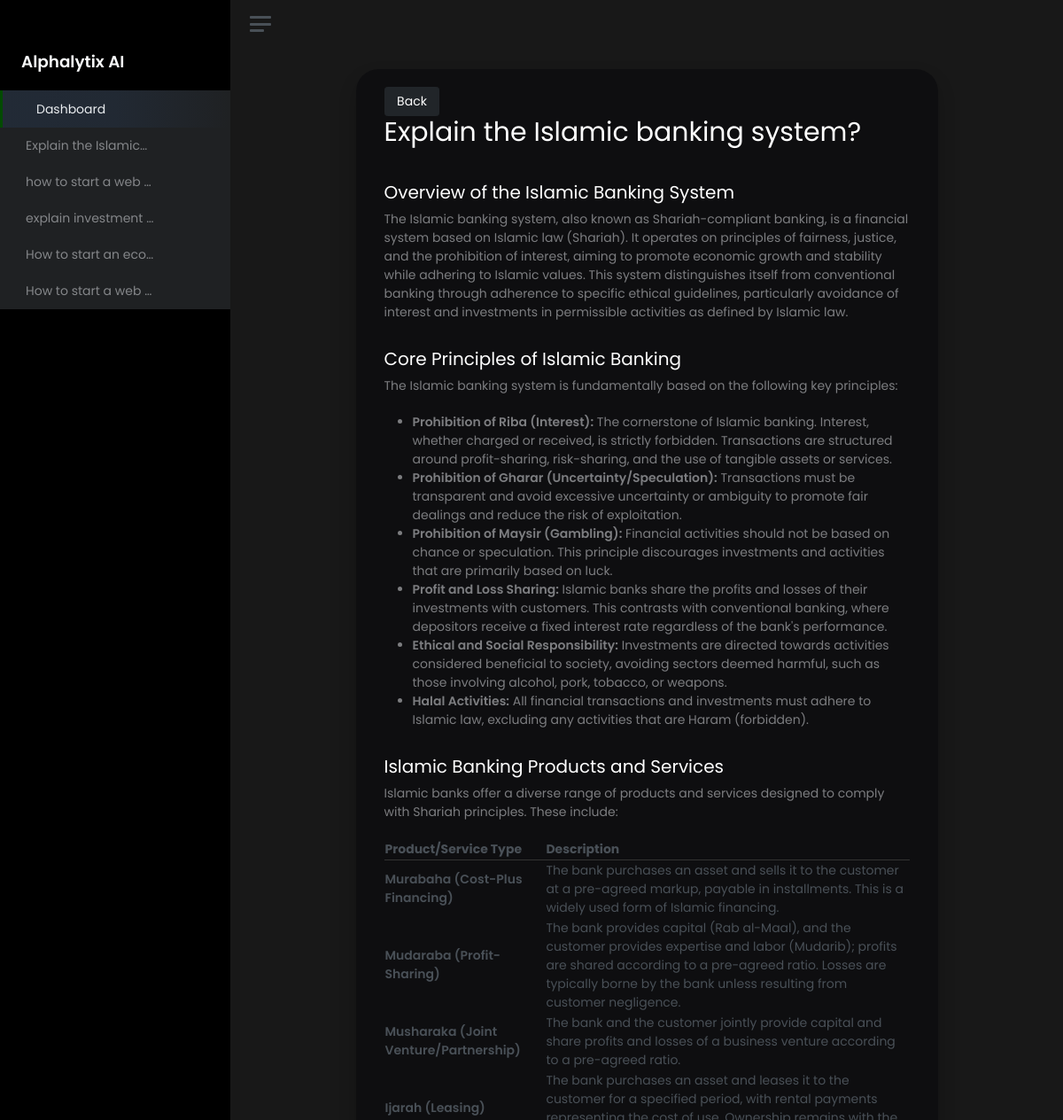
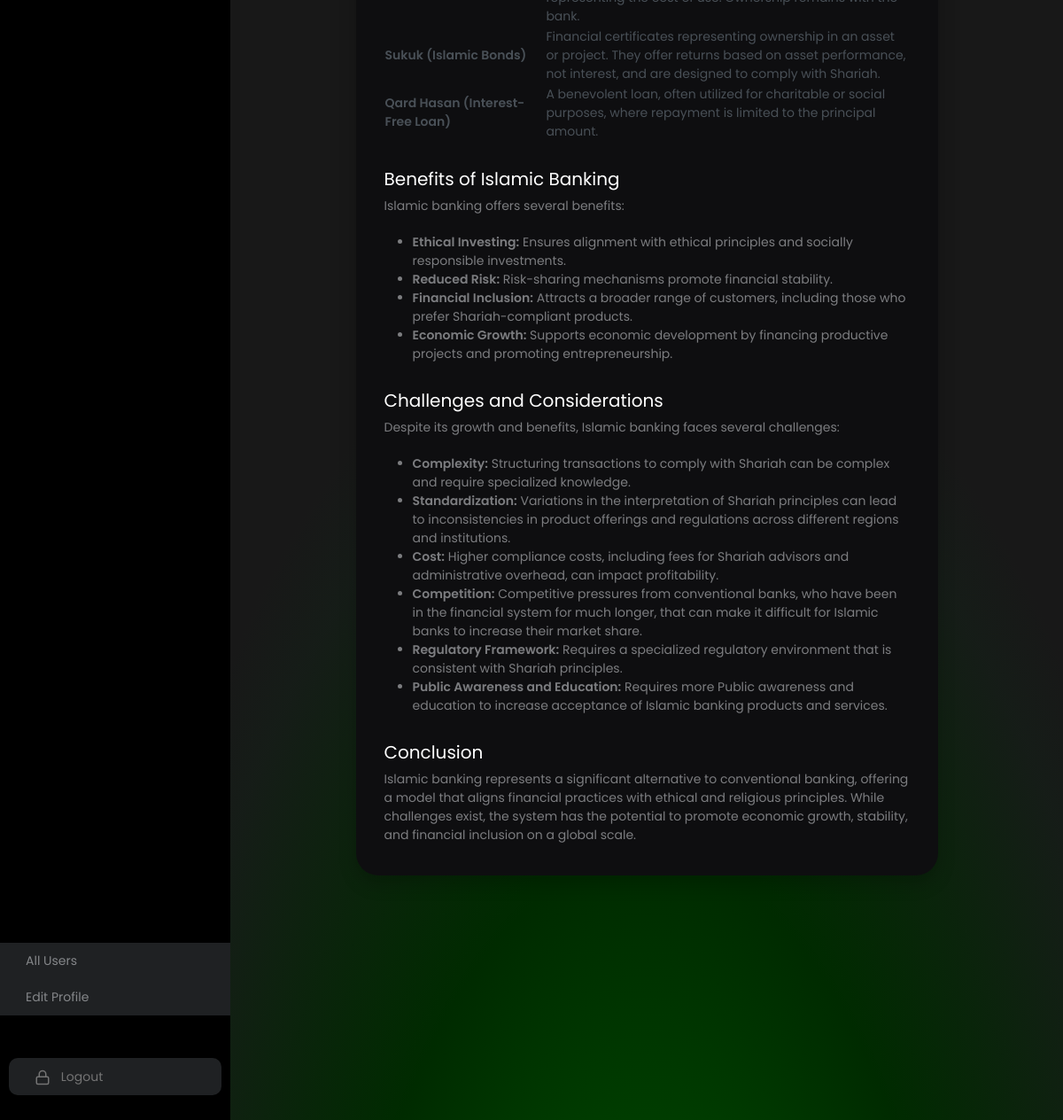
The app's page /chatbot/chat-detail/31/ (signed in) with its own data (2 pictures, top to bottom).
### chatbot/models.py (models this page shows, shortened)
class ChatHistory(models.Model):
    id = models.AutoField(primary_key=True)
    user = models.ForeignKey(CustomUser, on_delete=models.CASCADE)  # Linking to your custom user model
    prompt = models.TextField(null=True, blank=True)
    response = models.TextField(null=True, blank=True)
    model_name = models.CharField(max_length=100, null=True, blank=True)
    created_at = models.DateTimeField(auto_now_add=True)
    updated_at = models.DateTimeField(auto_now=True)
    class Meta:
        ordering = ['-created_at']

### chatbot/views.py (the view)
# urls.py: path('chat-detail/<int:chat_id>/', chat_detail, name='chat_detail'),
@login_required
def chat_detail(request, chat_id):
    chat = get_object_or_404(ChatHistory, id=chat_id)
    context = {
        'chat': chat
    }
    return render(request, 'chats/chat_detail.html', context)

### chatbot/context_processors.py (called while the page is built)
def chat_history_processor(request):
    if request.user.is_authenticated:
        chat_history = ChatHistory.objects.filter(user=request.user).order_by('-created_at')[:5]
    else:
        chat_history = []
    return {'chat_history_menu': chat_history}

### chatbot/templatetags/custom_filters.py (called while the page is built)
@register.filter(name='clean_html')
def clean_html(value):
    value = re.sub(r'<style[\s\S]*?</style>', '', value)
    value = re.sub(r'<meta[\s\S]*?>', '', value)
    value = re.sub(r'```html|```', '', value)
    return mark_safe(value)

### templates/chats/chat_detail.html (shortened to what this page needs)
{% extends "base.html" %}
{% load static %}
{% load custom_filters %}
{% block content %}
			<main class="content">
				<div class="container-fluid p-0 h-100 d-flex align-items-center flex-column">
                    <div id="single-chat-container" class="row w-75">
                        <div class="d-flex justify-content-between">
                            <a href="{% url 'dashboard' %}" class="btn btn-dark">Back</a>
                        </div>
                        <h3>{{ chat.prompt }}</h3>
                        <div class="single-chat-response">{{ chat.response|clean_html|safe }}</div>
                    </div>
				</div>
			</main>
		</div>
	</div>
{% endblock %}

### templates/base.html (shortened to what this page needs)
{% load static %}
<!DOCTYPE html>
<html lang="en">
<head>
    <link href="https://cdn.jsdelivr.net/npm/bootstrap-multiselect@0.9.15/dist/css/bootstrap-multiselect.css" rel="stylesheet" />
    <link rel="stylesheet" href="https://cdn.jsdelivr.net/npm/bootstrap@4.0.0/dist/css/bootstrap.min.css">
    <link rel="stylesheet" href="{% static 'css/bootstrap-multiselect.css' %}" type="text/css">
    <link href="{% static 'css/app.css' %}" rel="stylesheet">
	<link href="{% static 'css/main.css' %}" rel="stylesheet">
</head>
<body>
	<div class="wrapper">
		<nav id="sidebar" class="sidebar js-sidebar">
			<div class="sidebar-content js-simplebar">
				<a class="sidebar-brand text-center">
                    <a class="sidebar-brand" href="">
                        <span class="align-middle">Alphalytix AI</span>
                    </a>
                </a>
                <div class="h-100 d-flex flex-column justify-content-between">
                    <ul class="sidebar-nav">
                        <li class="sidebar-item active">
                            <a class="sidebar-link" href="{% url 'dashboard' %}">
                                 <span class="align-middle">Dashboard</span>
                            </a>
                        </li>
                        <ul class="sidebar-nav" id="chat-history-menu">
                            {% for chat in chat_history_menu %}
                                <li>
                                    <a class="sidebar-link" href="{% url 'chat_detail' chat.id %}">{{ chat.prompt|truncatechars:20 }}</a>
                                </li>
                            {% empty %}
                                <li>No chat history available</li>
                            {% endfor %}
                        </ul>
                    </ul>
                    <div class="pb-5">
                        <ul class="sidebar-nav">
                            {% if user.is_authenticated and user.is_staff %}
                                <li class="nav-item">
                                    <a class="sidebar-link" href="{% url 'users' %}">All Users</a>
                                </li>
                            {% endif %}
                            <li class="sidebar-item">
                                <a class="sidebar-link" href="{% url 'edit_profile' %}">Edit Profile</a>
                            </li>
                            <li class="sidebar-item mt-5">
                                <a class="sidebar-link logout-link" href="{% url 'logout' %}">
                                    <span class="align-middle">Logout</span>
                                </a>
                            </li>
                        </ul>
                    </div>
                </div>
			</div>
		</nav>
		<div class="main">
			<nav class="navbar navbar-expand">
				<a class="sidebar-toggle js-sidebar-toggle">
                    <i class="hamburger align-self-center"></i>
                </a>
			</nav>
            {% block content %}{% endblock %}
    </body>
</html>

### static/css/main.css (style rules this page uses)
:root { --black-color: #000000; --secondary-dark-color: #181818; --dark-color: #0e0e10; --grey-color: #1f2123; --green-color: #034b01; --light-green-color: #77c058; --gradient-bg: linear-gradient(to right, #034b01, #77c058); }
body { font-family: "Poppins", serif !important; font-style: normal; padding: 0 !important; margin: 0 !important; background-color: var(--secondary-dark-color) !important; }
main.content { background-color: #000; background: radial-gradient(70.2% 60% at 50% 120%, #0f6606 0%, rgba(0, 87, 0, 1) 5.02%, rgb(0, 43, 0) 55%, rgba(12, 46, 22, 0.19467) 90.88%, rgba(13, 13, 13, 0) 100%); height: 100vh; }
.sidebar-link, a.sidebar-link { background-color: var(--grey-color) !important; }
.sidebar-content { background-color: #000; }
.sidebar-item.active .sidebar-link:hover, .sidebar-item.active>.sidebar-link { border-color: var(--green-color); }
.sidebar-link.logout-link { background-color: #252728; margin: 10px; border-radius: 10px; color: #747474; }
.sidebar-link.logout-link svg { stroke: #747474; }
#single-chat-container { background-color: var(--dark-color); border-radius: 25px; box-shadow: 0 10px 20px rgba(0, 0, 0, 0.2); padding: 1.25rem; max-height: 85vh; overflow-y: auto; }
#single-chat-container h3 { color: #fff; font-size: 30px; }
#single-chat-container .single-chat-response p, #single-chat-container .single-chat-response ul, #single-chat-container .single-chat-response ol { color: rgba(233,236,239,.5); margin: 0; margin-bottom: 20px; }
#single-chat-container .single-chat-response h1, #single-chat-container .single-chat-response h2, #single-chat-container .single-chat-response h3 { color: #fff; font-size: 20px; margin-top: 30px; }
#single-chat-container .single-chat-response table th { border: none; border-bottom: 1px solid #333; }
#single-chat-container .single-chat-response table td { border: none !important; }

### records on screen
ChatHistory: prompt "Explain the Islamic…", prompt "Explain the Islamic banking system?", response|clean_html "Overview of the Islamic Banking System The Islamic banking system, also known as Shariah-compliant banking, is a financial system based on Islamic law (Shariah). It operates on principles of fairness, justice, and the prohibition of interest, aiming to promote economic growth and stability while adhering to Islamic values. This system distinguishes itself from conventional banking through adherence to specific ethical guidelines, particularly avoidance of interest and investments in permissible activities as defined by Islamic law. Core Principles of Islamic Banking The Islamic banking system is fundamentally based on the following key principles: Prohibition of Riba (Interest): The…"
ChatHistory: prompt "how to start a web …"
ChatHistory: prompt "explain investment …"
ChatHistory: prompt "How to start an eco…"
ChatHistory: prompt "How to start a web …"
